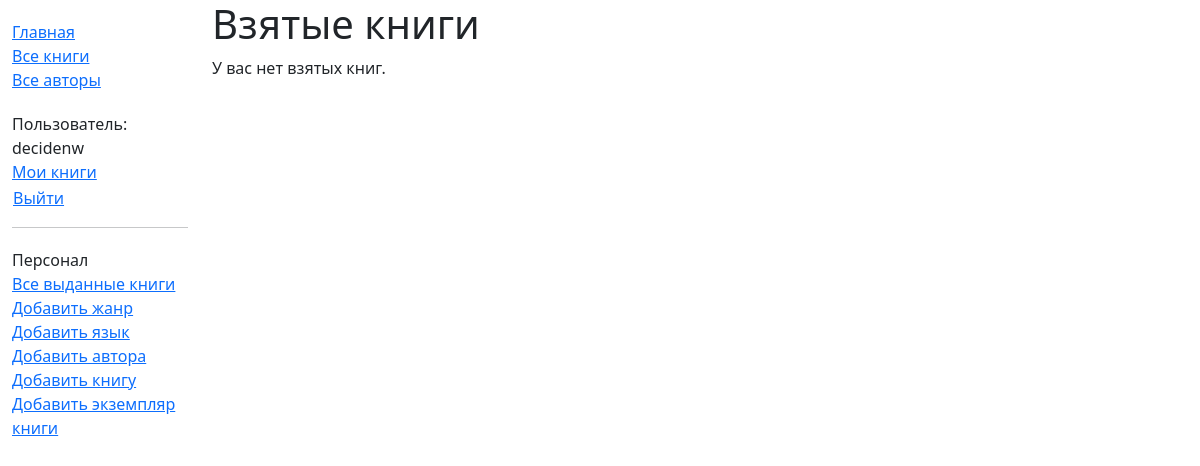
Page /catalog/mybooks/ (signed in) on the earlier database version.
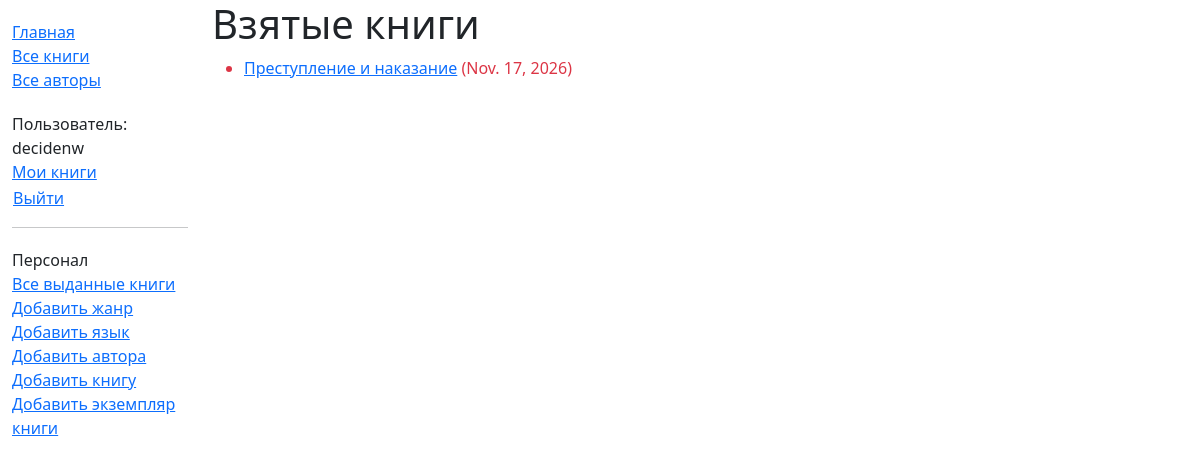
Same page on the later database version.
### catalog/models.py (models this page shows, shortened)
class BookInstance(models.Model):
    borrower = models.ForeignKey(User, on_delete=models.SET_NULL, null=True, blank=True)
    id = models.UUIDField(
        primary_key=True,
        default=uuid.uuid4,
        help_text='Уникальный ID для этой конкретной книги во всей библиотеке'
    )
    book = models.ForeignKey('Book', on_delete=models.RESTRICT, null=True)
    imprint = models.CharField(max_length=200)
    due_back = models.DateField(null=True, blank=True)
    LOAN_STATUS = (
        ('m', 'На обслуживании'),
        ('o', 'Выдана'),
        ('a', 'Доступна'),
        ('r', 'Зарезервирована'),
    )
    @property
    def is_overdue(self):
        return bool(self.due_back and date.today() > self.due_back)
    status = models.CharField(
        max_length=1,
        choices=LOAN_STATUS,
        blank=True,
        default='m',
        help_text='Доступность книги',
    )
    class Meta:
        ordering = ['due_back']
        permissions = (("can_mark_returned", "Set book as returned"),)

class Book(models.Model):
    title = models.CharField(max_length=200)
    author = models.ForeignKey('Author', on_delete=models.RESTRICT, null=True)
    summary = models.TextField(
        max_length=1000,
        help_text='Введите краткое описание книги'
    )
    isbn = models.CharField(
        'ISBN',
        max_length=13,
        unique=True,
        help_text='13 символов <a href="https://www.isbn-international.org/content/what-isbn">ISBN номера</a>'
    )
    genre = models.ManyToManyField(Genre, help_text='Выберите жанр для этой книги')
    language = models.ForeignKey('Language', on_delete=models.SET_NULL, null=True)

### catalog/views.py (the view)
# urls.py: path('mybooks/', views.LoanedBooksByUserListView.as_view(), name='my-borrowed'),
class LoanedBooksByUserListView(LoginRequiredMixin, generic.ListView):
    model = BookInstance
    template_name = 'catalog/bookinstance_list_borrowed_user.html'
    paginate_by = 10
    def get_queryset(self):
        return (
            BookInstance.objects.filter(borrower=self.request.user)
            .filter(status__exact='o')
            .order_by('due_back')
        )

### catalog/templates/catalog/bookinstance_list_borrowed_user.html
{% extends "base_generic.html" %}
{% block content %}
    <h1>Взятые книги</h1>
    {% if bookinstance_list %}
    <ul>
      {% for bookinst in bookinstance_list %}
      <li class="{% if bookinst.is_overdue %}text-danger{% endif %}">
        <a href="{% url 'book-detail' bookinst.book.pk %}">{{ bookinst.book.title }}</a> ({{ bookinst.due_back }})
      </li>
      {% endfor %}
    </ul>
    {% else %}
      <p>У вас нет взятых книг.</p>
    {% endif %}
{% endblock %}

Differences in the rows shown:
added BookInstance: book "Преступление и наказание", due_back "Nov. 17, 2026"
Other differences:
text no longer shown: "У вас нет взятых книг."
